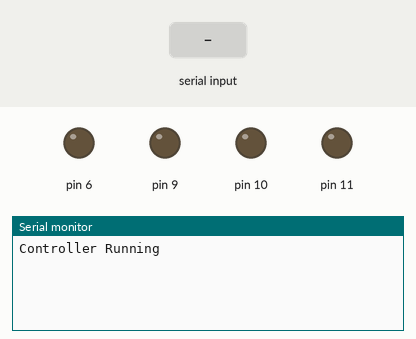
This sketch was run on a simulated Arduino Uno, built with avr-gcc and run on an emulated ATmega328P. Parts: output pins drawn as LEDs (lit = HIGH), the last lines printed to the serial monitor. The inputs (shaded band) are chosen by the test bench.

Above: at 1.2 s.
1.3 s: "30,150\n" received over Serial
At 2.4 s:
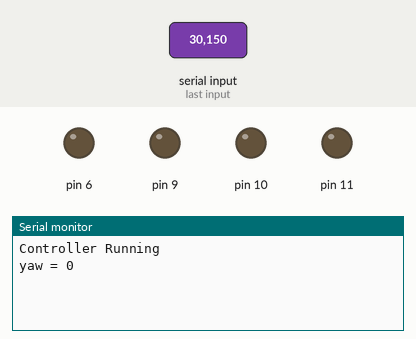
2.8 s: "1\n" received over Serial
At 3.4 s:
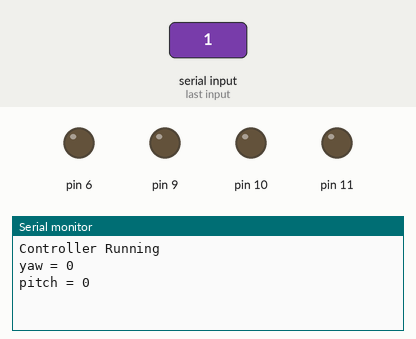
4.3 s: "2\n" received over Serial
At 5.8 s:
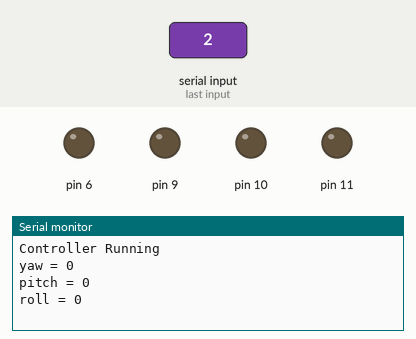

Measured:
- after the input at 1.3 s, the serial monitor: prints a new line at once (image 1)
- after the input at 2.8 s, the serial monitor: prints a new line at once (image 2)
- after the input at 4.3 s, the serial monitor: prints a new line at once (image 3)

The sketch:

nathanController2.ino
```cpp
int pitch,altitude,yaw,roll,command,value;

void setup() {
  Serial.begin(9600); //Initalize serial
  Serial.println("Controller Running"); //Make sure serial is initialized
  Serial.setTimeout(5); //Reduce delay on readstring
}

void loop() {
String cline = Serial.readString(); //Read a string out of serial and assign that to cline
char commandChar = cline.charAt(0); //Take the first character out of the string to determine what you're controlling
command = (int)commandChar - 48; //Convert that character to an int
value = cline.substring(1).toInt(); //Store the actual value you're trying to pass into a value

switch (command) { //Have a switch statement that determines what you're controlling
case 1:
 pitch = value;
 Serial.print("pitch = ");
 Serial.println(pitch);
 break;

case 2:
 roll = value;
 Serial.print("roll = ");
 Serial.println(roll);
 break;

case 3:
 yaw = value;
 Serial.print("yaw = ");
 Serial.println(yaw);
 break;

case 4:
 altitude = value;
 Serial.print("altitude = ");
 Serial.println(altitude);
 break;

 default:

 break;
}
    Serial.flush();
    analogWrite(11,pitch);
    analogWrite(10,roll);
    analogWrite(9,yaw);
    analogWrite(6,altitude);

}
```
